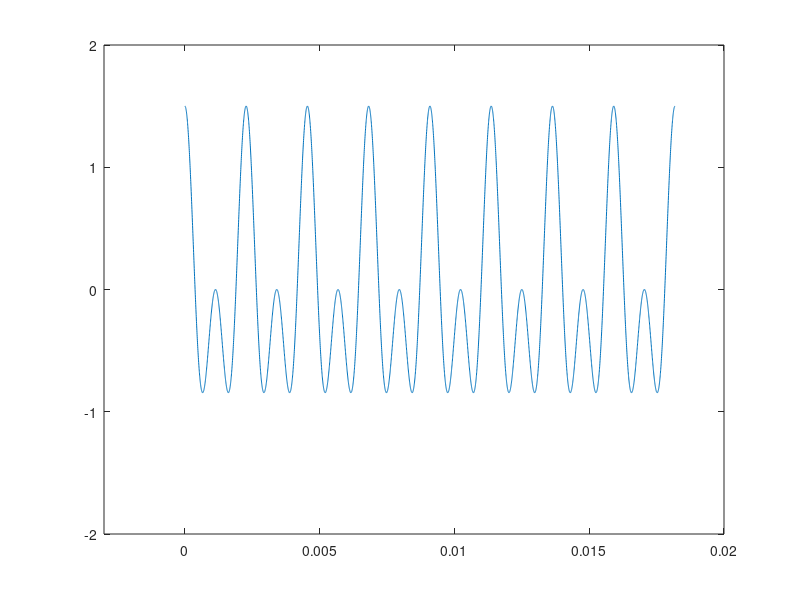

Recreate this plot in MATLAB.
% Clear plot screen+clf% 2 second samples with 1/256000 distance between each sample% I you keep sample value small, plotting cosine wave may show some edges.srate = 256000; % sample rate (in Hertz)tt = 0:1/srate:2; % divide 2 seconds into 1/srate pieces% To plot the figure, % X-axis range is (-0.005, 0.002)% Y-axis range is (-1, 1)% v = [xmin xmax ymin ymax]v = [-0.003 0.020 -1 1];% axis command scales the x and y axes for our purposesaxis(v)% Produce cosine waves. % As tt is time coordinate vector, % result becomes y = f(tt).% general wave formula = wave(t) = A*cos(wt + phase)% where A = 0.75, f = 440, w = 2*pi*f, phase = 0amplitude = 0.75;freq1 = 440;freq2 = 880;example_wave1 = amplitude*cos(2*pi*freq1*tt);example_wave2 = amplitude*cos(2*pi*freq2*tt);plot(tt, example_wave1)% Plot example_wave1 for 8 periodsperiod = 8;corresponding_elements = 1:srate/freq1*period;% Plot function needs arrays for x axis and y axis.plot(tt(corresponding_elements), example_wave1(corresponding_elements))axis(v)% Plot example_wave2 for 16 periodperiod = 16;corresponding_elements = 1:srate/freq2*period;% Plot function needs arrays for x axis and y axis.plot(tt(corresponding_elements), example_wave2(corresponding_elements))axis(v)keyboardclf% Plot both together% Say hold on, then plot your graphs, then say hold offhold onaxis(v)plot(tt(corresponding_elements), example_wave1(corresponding_elements))plot(tt(corresponding_elements), example_wave2(corresponding_elements))hold offkeyboard% Plot the sum of two waveswave_sum = example_wave1 + example_wave2;plot(tt(corresponding_elements), wave_sum(corresponding_elements))v = [-0.003 0.020 -2 2];axis(v)